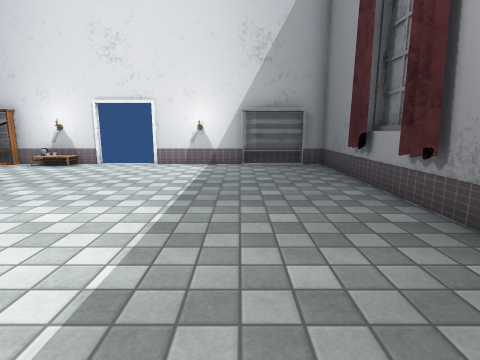
view 1 (above)

12 first-person views from a walk through a scene from a Unity 3-D project. The camera is 1.2 m above the floor, tilts 10° down and sees 80° across. Doors are open. The floor is counted in squares, 1 m on a side. Each view is taken from the middle of a square. On the plan, view 1 faces up. The plan holds only what a view shows up to about 13 squares ahead; the rest is blank. Some surface patterns are stand-ins.

view 2
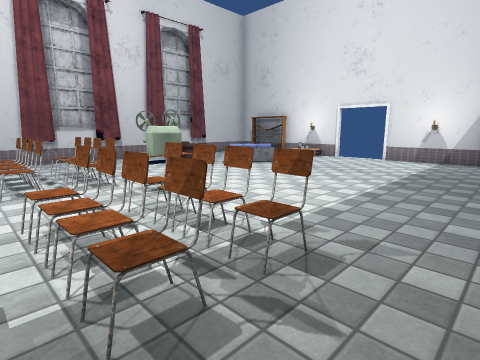

view 3
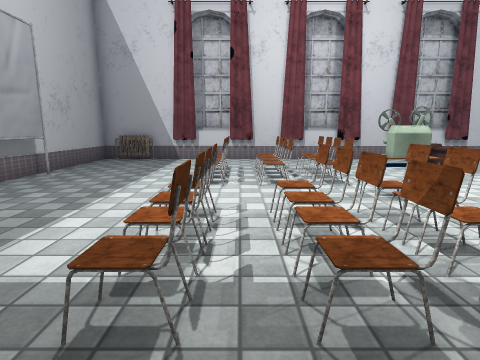

view 4
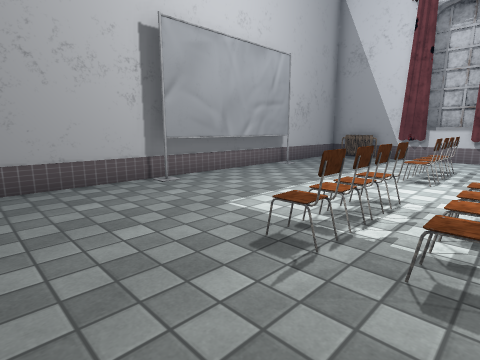

view 5
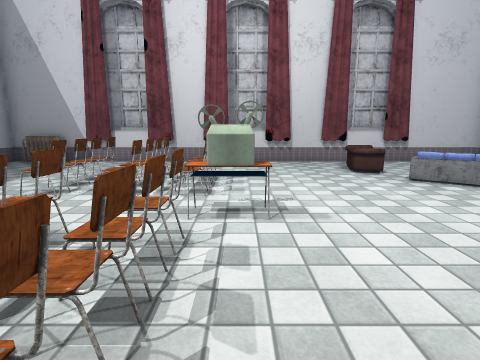

view 6
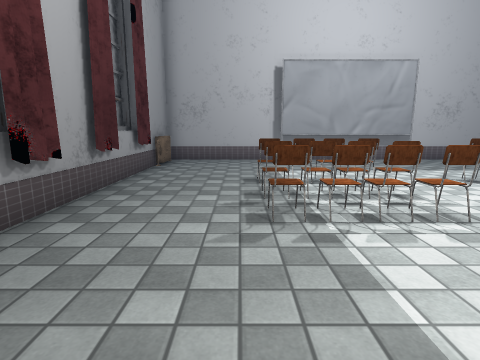

view 7
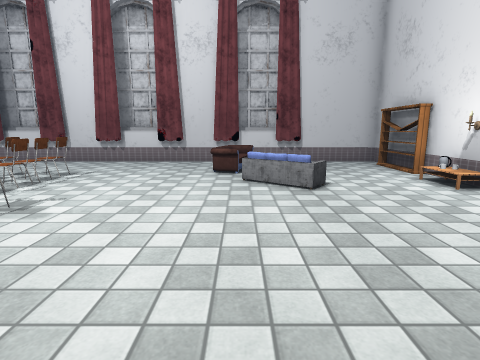

view 8
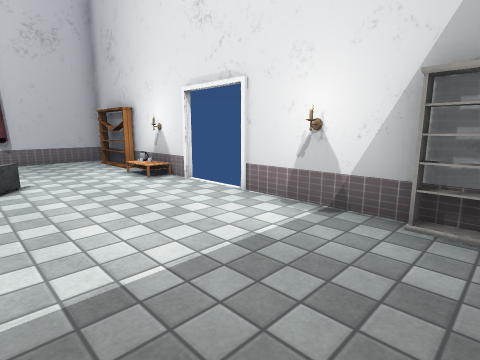

view 9
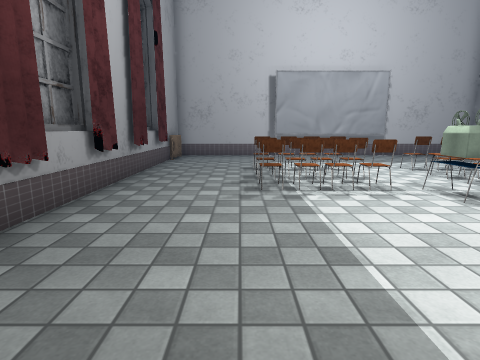

view 10
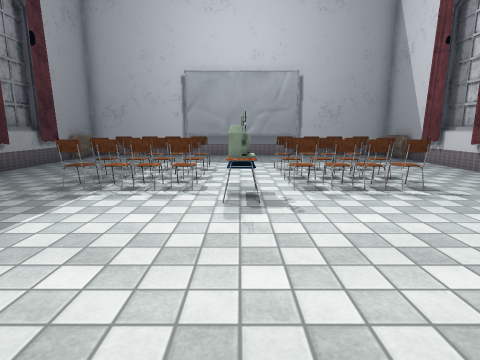

view 11
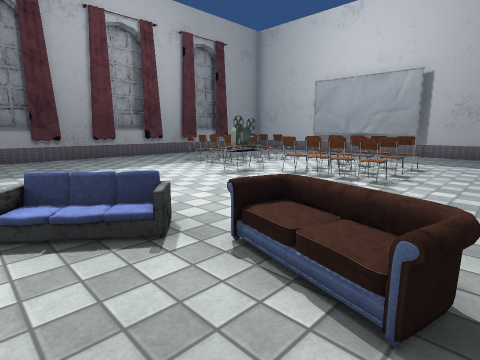

view 12
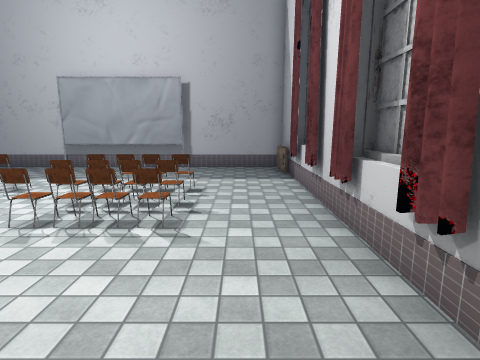

### Floor plan
Points are (right, up) in squares from view 1. A wall is a line through its corners. A room is listed if a view was taken in it or the views show most of it. See-through windows are left out.
Room 1 (views 1, 2, 3, 4, 5, 6, 7, 8, 9, 10, 11, 12)
walls: (-10.7, 0.5) (-10.7, -0.3); (2.7, 2) (2.7, 2.8); (2.7, -0.4) (2.7, 0.5); (-10.7, 2.9) (-10.7, 2); (-10.7, -1.5) (-10.7, -2.4); (3.1, 0.1) (3.1, 1.8); (-11.1, 2.1) (-11.1, 0.1); (-11.2, 2.2) (-11.2, 0.1); (2.7, 4) (2.7, 4.9); (3.3, 0.1) (3.3, 1.1); (2.7, -2.4) (2.7, -1.5); (-10.7, 4.9) (-10.7, 4.1); (-11.1, -2.4) (-11.1, -4.2); (-11.2, -2.4) (-11.2, -4.2); (3.1, 4.9) (3.1, 6.7); (3.3, 4.8) (3.3, 5.8); (-10.7, -3.9) (-10.7, -4.6); (-6.6, -7.1) (-1.6, -7.1); (2.7, 6.4) (2.7, 7.1); (2.7, -4.6) (2.7, -3.9); (3.3, 5.9) (3.3, 6.7); (3.1, -4.3) (3.1, -2.9); (3.3, -4.3) (3.3, -3); (-11.1, 6.6) (-11.1, 4.9); (-10.7, 7.2) (-10.7, 6.4); (-4.9, 10.1) (-8.5, 10.1); (-11.2, 6.8) (-11.2, 4.9); (-9.4, 10.1) (-10, 10.1); (2.2, 9.8) (0, 9.8); (-10.9, 10.1) (-10.9, -7.6) (2.9, -7.6) (2.9, 10.1) (-3.1, 10.1)
ways out: open door at (-4, 10)
objects: heater (-11, -6); sofa (-10, 4) to (-9, 5); other object (-9, 10); chair (-8, -2); chair (-8, -1); chair (-8, 0); chair (-7, -2); chair (-7, -1); chair (-7, 0); sofa (-7, 5) to (-6, 6); chair (-6, -2); chair (-6, -1); chair (-6, 0); chair (-5, -2); chair (-5, -1); chair (-5, 0); table (-4, 0) to (-4, 1); chair (-3, -2); chair (-3, -1); chair (-3, 0); chair (-2, -2); chair (-2, -1); chair (-2, 0); chair (-1, -1); chair (-1, 0); heater (3, -6)

Positions as (right, up) in squares from view 1, and headings:
1: (0, 0), facing up
2: (1, -2), facing up-left
3: (1, -2), facing left
4: (2, -1), facing down-left
5: (0, 1), facing left
6: (0, 4), facing down
7: (0, 5), facing left
8: (1, 6), facing up-left
9: (0, 6), facing down
10: (-4, 6), facing down
11: (-10, 7), facing down-right
12: (-9, 5), facing down
